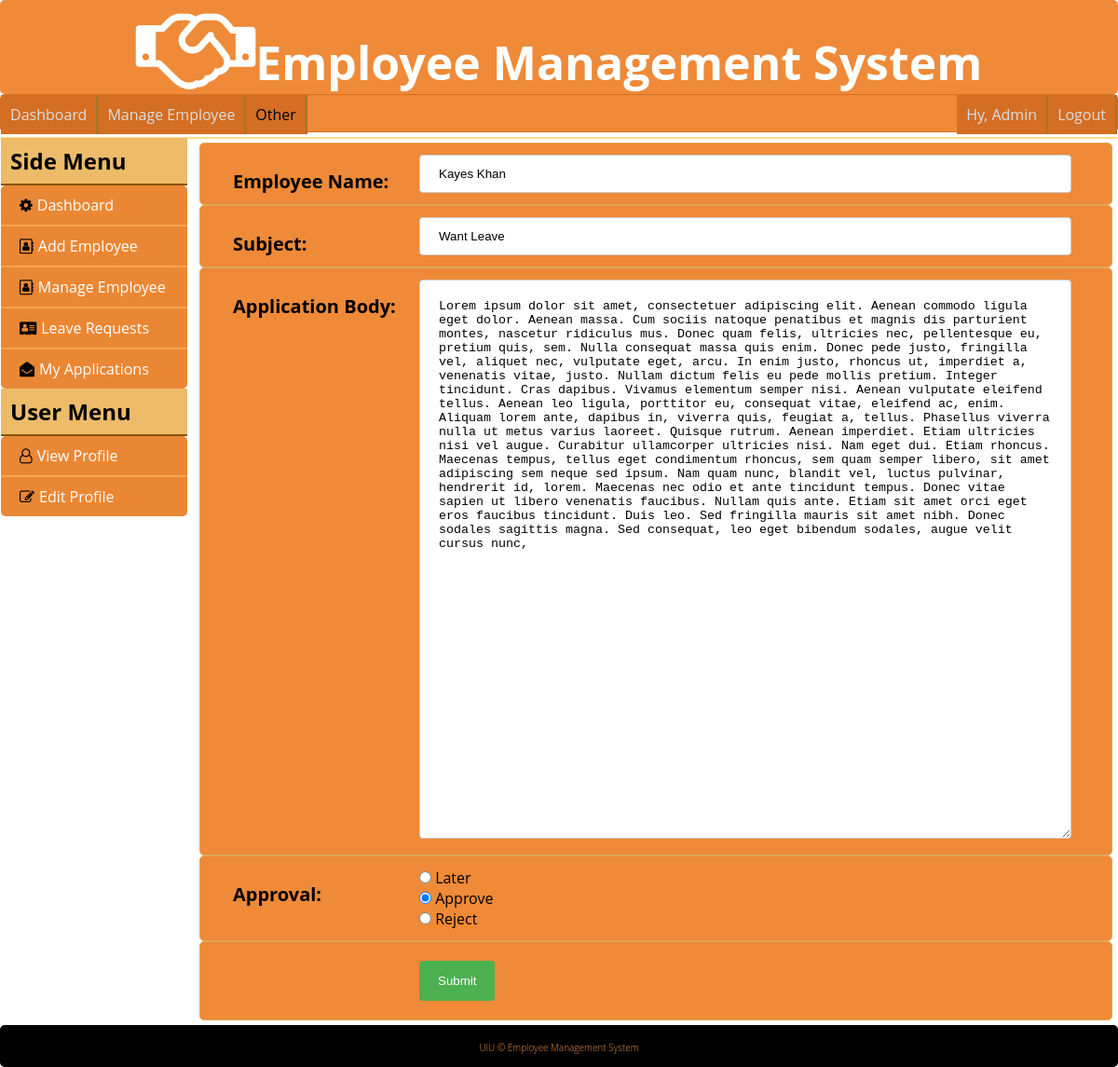
Page /leaveApp.php?appid=1 (signed in) on the committed database.
### tables this page shows
CREATE TABLE `tlb_leave_applications` (
  `id` int(11) NOT NULL,
  `employee_id` int(11) NOT NULL,
  `app_subject` varchar(255) NOT NULL,
  `app_body` text NOT NULL,
  `app_approval` tinyint(4) NOT NULL DEFAULT '0'
);

CREATE TABLE `employee` (
  `id` int(11) NOT NULL,
  `first_name` varchar(50) NOT NULL,
  `last_name` varchar(50) NOT NULL,
  `username` varchar(50) NOT NULL,
  `password` varchar(50) NOT NULL,
  `job_title` varchar(50) NOT NULL,
  `employment_status` varchar(50) NOT NULL,
  `sub_unit` varchar(50) NOT NULL,
  `supervisor_id` int(11) NOT NULL,
  `cell_phone` varchar(20) NOT NULL,
  `home_phone` varchar(20) NOT NULL,
  `email` varchar(50) NOT NULL,
  `emergency_contact_name` varchar(50) NOT NULL,
  `emergency_contact_number` varchar(20) NOT NULL,
  `current_address` varchar(255) NOT NULL,
  `permanent_address` varchar(255) NOT NULL,
  `dob` date NOT NULL,
  `blood_group` varchar(3) NOT NULL,
  `gender` tinyint(4) NOT NULL,
  `image` varchar(255) NOT NULL
);

### lib/Database.php (called while the page is built, shortened)
<?php
Class Database{
 public $host   = DB_HOST;
 public $user   = DB_USER;
 public $pass   = DB_PASS;
 public $dbname = DB_NAME;
 public $link;
private function connectDB(){
 $this->link = new mysqli($this->host, $this->user, $this->pass,
  $this->dbname);
 }
public function select($query){
  $result = $this->link->query($query) or
   die($this->link->error.__LINE__);
  if($result->num_rows > 0){
    return $result;
  } else {
    return false;
  }
 }
}

### classes/Application.php (called while the page is built, shortened)
<?php
	$filepath = realpath(dirname(__FILE__));
	include_once($filepath.'/../lib/Database.php');
?>
<?php
class Application
{
	private $db;
	public function __construct(){
		$this->db = new Database();
	}
	public function getApplicationsById($id)
	{
		$query = "SELECT * FROM
					tlb_leave_applications JOIN employee
					ON tlb_leave_applications.employee_id = employee.id
					WHERE tlb_leave_applications.id = '$id'";
		$result = $this->db->select($query);
		return $result;
	}
}
?>

### leaveApp.php (the view, shortened to what this page needs)
<?php include 'inc/header.php'; ?>
<?php include 'plugins/leftsidebar.php'; ?>
<?php
    if (!isset($_GET['appid']) || $_GET['appid'] == NULL) {
        echo "<script>window.location = 'manageleave.php'; </script>";
    }else {
        $id = preg_replace('/[^-a-zA-Z0-9]/', '', $_GET['appid']);
    }
 ?>
<?php
	$getAp = $app->getApplicationsById($id);
	if ($getAp) {
		while ($result= $getAp->fetch_assoc()) {
?>
<div class="main-content">
<form action="" method="POST">
	<div class="level">
		<div class="col-1 col-1-text float-left">Employee Name: </div>
		<div class="col-2"><input type="text" name="employeeName" readonly="readonly" value="<?= $result['first_name'], " ", $result['last_name'] ?>"></div>
	</div>
	<div class="level">
		<div class="col-1 col-1-text float-left">Subject: </div>
		<div class="col-2"><input type="text" name="app_subject" readonly="readonly" value="<?= $result['app_subject'] ?>"></div>
	</div>
	<div class="level">
		<div class="col-1 col-1-text float-left">Application Body: </div>
		<div class="col-2"><textarea name="app_body" readonly="readonly"><?= $result['app_body'] ?></textarea></div>
	</div>
	<div class="level">
		<div class="col-1 col-1-text float-left">Approval: </div>
		<div class="col-2">
			<input type="radio" name="app_approval" value="0" <?php if ($result['app_approval'] == '0') {echo ' checked ';} ?> > Later <br>
			<input type="radio" name="app_approval" value="1" <?php if ($result['app_approval'] == '1') {echo ' checked ';} ?> > Approve <br>
			<input type="radio" name="app_approval" value="2" <?php if ($result['app_approval'] == '2') {echo ' checked ';} ?> > Reject
		</div>
	</div>
	<div class="level">
		<div class="col-1 col-1-text float-left"></div>
		<div class="col-2"><input type="submit" name="submit" value="Submit"></div>
	</div>
</form>
</div>
<?php
	}
}
 ?>
<?php include 'inc/footer.php'; ?>

### css/style.css (style rules this page uses)
* { margin: 0; padding: 0; outline: 0; }
body { font-family: "Open Sans",sans-serif; }
.float-left { float: left; }
input[type=text], select { padding: 12px 20px; margin: 8px 0; display: inline-block; border: 1px solid #ccc; border-radius: 4px; box-sizing: border-box; }
input[type=submit] { background-color: #4CAF50; color: white; padding: 14px 20px; margin: 8px 0; border: none; border-radius: 4px; cursor: pointer; }
div { border-radius: 5px; }
.main-content { float: right; padding: 5px; width: 980px; }
.col-1 { min-width: 200px; }
.col-2 { margin-left: 215px; }
.level { background: #ef8a38 none repeat scroll 0 0; border: 1px solid #dda957; padding: 12px 20px; }
.level textarea { margin: 0; padding: 20px 20px; display: inline-block; border: 1px solid #ccc; border-radius: 4px; box-sizing: border-box; max-height: 600px; max-width: 700px; min-height: 600px; min-width: 700px; }
.level input[type=text] { margin: 0; display: inline-block; border: 1px solid #ccc; border-radius: 4px; box-sizing: border-box; max-width: 700px; min-width: 700px; }
.col-1-text { font-size: 20px; font-weight: bold; padding-bottom: 15px; padding-left: 15px; padding-top: 15px; }

### css/profile.css (style rules this page uses)
input[readonly] { pointer-events: none; }

### rows in the picture
tlb_leave_applications: employeeName "Kayes Khan", app_subject "Want Leave", app_body "Lorem ipsum dolor sit amet, consectetuer adipiscing elit. Aenean commodo ligula eget dolor. Aenean massa. Cum sociis natoque penatibus et magnis dis parturient montes, nascetur ridiculus mus. Donec quam felis, ultricies nec, pellentesque eu, pretium quis, sem. Nulla consequat massa quis enim. Donec pede justo, fringilla vel, aliquet nec, vulputate eget, arcu. In enim justo, rhoncus ut, imperdiet a, venenatis vitae, justo. Nullam dictum felis eu pede mollis pretium. Integer tincidunt. Cras dapibus. Vivamus elementum semper nisi. Aenean vulputate eleifend tellus. Aenean leo ligula, porttitor eu, consequat vitae, eleifend ac, enim. Aliquam lorem ante, dapibus in, viverra quis, feugiat a,…", app_approval "☑"

### other values in the picture
Session::get('first_name') "Admin"
